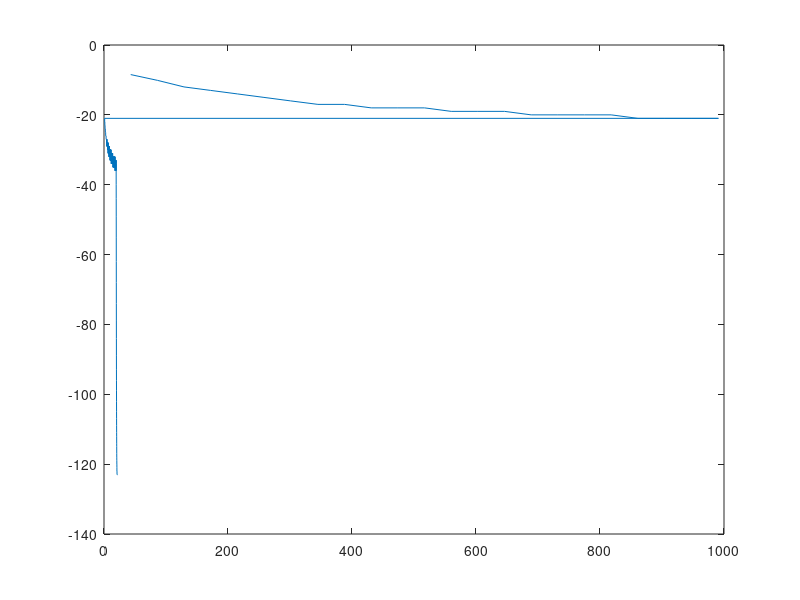

MATLAB code to generate this figure:
x = [43.066406
86.132813
129
172
215
258
301
345
388
431
474
517
560
603
646
689
732
775
818
861
904
947
991
1.034
1.077
1.120
1.163
1.206
1.249
1.292
1.335
1.378
1.421
1.464
1.507
1.550
1.593
1.637
1.680
1.723
1.766
1.809
1.852
1.895
1.938
1.981
2.024
2.067
2.110
2.153
2.196
2.239
2.283
2.326
2.369
2.412
2.455
2.498
2.541
2.584
2.627
2.670
2.713
2.756
2.799
2.842
2.885
2.929
2.972
3.015
3.058
3.101
3.144
3.187
3.230
3.273
3.316
3.359
3.402
3.445
3.488
3.531
3.575
3.618
3.661
3.704
3.747
3.790
3.833
3.876
3.919
3.962
4.005
4.048
4.091
4.134
4.177
4.221
4.264
4.307
4.350
4.393
4.436
4.479
4.522
4.565
4.608
4.651
4.694
4.737
4.780
4.823
4.867
4.910
4.953
4.996
5.039
5.082
5.125
5.168
5.211
5.254
5.297
5.340
5.383
5.426
5.469
5.513
5.556
5.599
5.642
5.685
5.728
5.771
5.814
5.857
5.900
5.943
5.986
6.029
6.072
6.115
6.158
6.202
6.245
6.288
6.331
6.374
6.417
6.460
6.503
6.546
6.589
6.632
6.675
6.718
6.761
6.804
6.848
6.891
6.934
6.977
7.020
7.063
7.106
7.149
7.192
7.235
7.278
7.321
7.364
7.407
7.450
7.494
7.537
7.580
7.623
7.666
7.709
7.752
7.795
7.838
7.881
7.924
7.967
8.010
8.053
8.096
8.140
8.183
8.226
8.269
8.312
8.355
8.398
8.441
8.484
8.527
8.570
8.613
8.656
8.699
8.742
8.786
8.829
8.872
8.915
8.958
9.001
9.044
9.087
9.130
9.173
9.216
9.259
9.302
9.345
9.388
9.432
9.475
9.518
9.561
9.604
9.647
9.690
9.733
9.776
9.819
9.862
9.905
9.948
9.991
10.034
10.078
10.121
10.164
10.207
10.250
10.293
10.336
10.379
10.422
10.465
10.508
10.551
10.594
10.637
10.680
10.724
10.767
10.810
10.853
10.896
10.939
10.982
11.025
11.068
11.111
11.154
11.197
11.240
11.283
11.326
11.370
11.413
11.456
11.499
11.542
11.585
11.628
11.671
11.714
11.757
11.800
11.843
11.886
11.929
11.972
12.016
12.059
12.102
12.145
12.188
12.231
12.274
12.317
12.360
12.403
12.446
12.489
12.532
12.575
12.618
12.662
12.705
12.748
12.791
12.834
12.877
12.920
12.963
13.006
13.049
13.092
13.135
13.178
13.221
13.264
13.308
13.351
13.394
13.437
13.480
13.523
13.566
13.609
13.652
13.695
13.738
13.781
13.824
13.867
13.910
13.954
13.997
14.040
14.083
14.126
14.169
14.212
14.255
14.298
14.341
14.384
14.427
14.470
14.513
14.556
14.600
14.643
14.686
14.729
14.772
14.815
14.858
14.901
14.944
14.987
15.030
15.073
15.116
15.159
15.202
15.246
15.289
15.332
15.375
15.418
15.461
15.504
15.547
15.590
15.633
15.676
15.719
15.762
15.805
15.848
15.892
15.935
15.978
16.021
16.064
16.107
16.150
16.193
16.236
16.279
16.322
16.365
16.408
16.451
16.494
16.538
16.581
16.624
16.667
16.710
16.753
16.796
16.839
16.882
16.925
16.968
17.011
17.054
17.097
17.140
17.183
17.227
17.270
17.313
17.356
17.399
17.442
17.485
17.528
17.571
17.614
17.657
17.700
17.743
17.786
17.829
17.873
17.916
17.959
18.002
18.045
18.088
18.131
18.174
18.217
18.260
18.303
18.346
18.389
18.432
18.475
18.519
18.562
18.605
18.648
18.691
18.734
18.777
18.820
18.863
18.906
18.949
18.992
19.035
19.078
19.121
19.165
19.208
19.251
19.294
19.337
19.380
19.423
19.466
19.509
19.552
19.595
19.638
19.681
19.724
19.767
19.811
19.854
19.897
19.940
19.983
20.026
20.069
20.112
20.155
20.198
20.241
20.284
20.327
20.370
20.413
20.457
20.500
20.543
20.586
20.629
20.672
20.715
20.758
20.801
20.844
20.887
20.930
20.973
21.016
21.059
21.103
21.146
21.189
21.232
21.275
21.318
21.361
21.404
21.447
21.490
21.533
21.576
21.619
21.662
21.705
21.749
21.792
21.835
21.878
21.921
21.964
22.007]
y = [-8.468413
-10.115292
-12
-13
-14
-15
-16
-17
-17
-18
-18
-18
-19
-19
-19
-20
-20
-20
-20
-21
-21
-21
-21
-21
-22
-22
-22
-22
-22
-22
-22
-23
-23
-23
-23
-23
-23
-23
-23
-24
-24
-24
-24
-24
-24
-24
-24
-24
-24
-25
-25
-25
-25
-25
-25
-25
-25
-25
-25
-25
-25
-25
-26
-26
-26
-26
-26
-26
-26
-26
-26
-26
-26
-26
-26
-26
-26
-26
-27
-27
-27
-27
-27
-27
-27
-27
-27
-27
-27
-27
-27
-27
-27
-27
-27
-28
-27
-28
-28
-27
-28
-27
-28
-28
-27
-28
-28
-28
-28
-28
-28
-28
-29
-28
-29
-28
-28
-28
-28
-28
-28
-29
-28
-29
-28
-29
-28
-29
-28
-29
-29
-29
-29
-28
-29
-28
-30
-28
-30
-28
-30
-29
-29
-30
-28
-30
-28
-30
-29
-29
-30
-28
-30
-29
-29
-30
-29
-31
-29
-29
-31
-29
-31
-30
-29
-31
-29
-30
-31
-29
-31
-30
-29
-31
-30
-29
-31
-29
-30
-31
-29
-30
-31
-29
-31
-31
-29
-31
-31
-29
-31
-32
-29
-30
-32
-30
-30
-32
-30
-30
-32
-31
-30
-32
-31
-29
-31
-32
-30
-30
-32
-31
-30
-32
-32
-30
-31
-32
-31
-30
-32
-32
-30
-31
-33
-31
-30
-32
-32
-30
-30
-32
-32
-30
-31
-33
-32
-30
-31
-33
-31
-30
-32
-33
-31
-30
-32
-33
-31
-30
-32
-33
-31
-30
-32
-33
-31
-30
-32
-33
-32
-31
-31
-33
-32
-31
-31
-33
-33
-31
-31
-32
-34
-32
-31
-32
-34
-33
-31
-31
-33
-34
-32
-31
-32
-34
-33
-31
-31
-33
-34
-32
-31
-31
-33
-34
-32
-31
-32
-34
-33
-32
-31
-32
-34
-33
-32
-31
-32
-34
-33
-32
-31
-33
-34
-33
-32
-31
-32
-34
-34
-32
-31
-32
-34
-34
-32
-32
-32
-34
-34
-33
-32
-32
-33
-35
-34
-32
-32
-33
-34
-34
-33
-32
-32
-33
-35
-34
-32
-32
-33
-34
-35
-33
-32
-32
-33
-35
-34
-33
-32
-32
-34
-35
-34
-33
-32
-32
-34
-35
-34
-33
-32
-33
-34
-35
-34
-33
-32
-33
-34
-35
-34
-33
-32
-33
-34
-35
-35
-33
-32
-32
-33
-35
-35
-34
-33
-32
-33
-35
-35
-34
-33
-32
-33
-34
-35
-35
-34
-33
-32
-33
-35
-36
-35
-33
-33
-33
-34
-35
-36
-34
-33
-33
-33
-34
-35
-35
-34
-33
-33
-33
-34
-36
-35
-34
-33
-33
-33
-34
-36
-36
-34
-33
-33
-33
-34
-36
-36
-34
-33
-33
-33
-34
-36
-40
-44
-49
-55
-62
-68
-74
-79
-84
-89
-93
-96
-99
-102
-105
-107
-109
-111
-112
-114
-115
-117
-118
-119
-119
-120
-120
-121
-122
-122
-122
-122
-123
-123
-123
-123
-123
-123
-123
-123
-123
-123
-123
-123
-123
-123
-123
-123
-123
-123
-123
-123
-123
-123
-123
-123];
plot(x,y)
